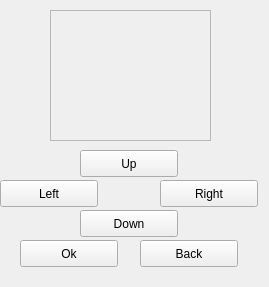
<?xml version="1.0" encoding="UTF-8"?>
<ui version="4.0">
 <class>PlacementLocationSelectionView</class>
 <widget class="QWidget" name="PlacementLocationSelectionView">
  <property name="geometry">
   <rect>
    <x>0</x>
    <y>0</y>
    <width>269</width>
    <height>287</height>
   </rect>
  </property>
  <property name="windowTitle">
   <string>Form</string>
  </property>
  <widget class="QFrame" name="frame">
   <property name="geometry">
    <rect>
     <x>50</x>
     <y>10</y>
     <width>161</width>
     <height>131</height>
    </rect>
   </property>
   <property name="frameShape">
    <enum>QFrame::StyledPanel</enum>
   </property>
   <property name="frameShadow">
    <enum>QFrame::Raised</enum>
   </property>
  </widget>
  <widget class="QPushButton" name="buttonUp">
   <property name="geometry">
    <rect>
     <x>80</x>
     <y>150</y>
     <width>98</width>
     <height>27</height>
    </rect>
   </property>
   <property name="text">
    <string>Up</string>
   </property>
  </widget>
  <widget class="QPushButton" name="buttonOk">
   <property name="geometry">
    <rect>
     <x>20</x>
     <y>240</y>
     <width>98</width>
     <height>27</height>
    </rect>
   </property>
   <property name="text">
    <string>Ok</string>
   </property>
  </widget>
  <widget class="QPushButton" name="buttonBack">
   <property name="geometry">
    <rect>
     <x>140</x>
     <y>240</y>
     <width>98</width>
     <height>27</height>
    </rect>
   </property>
   <property name="text">
    <string>Back</string>
   </property>
  </widget>
  <widget class="QPushButton" name="buttonLeft">
   <property name="geometry">
    <rect>
     <x>0</x>
     <y>180</y>
     <width>98</width>
     <height>27</height>
    </rect>
   </property>
   <property name="text">
    <string>Left</string>
   </property>
  </widget>
  <widget class="QPushButton" name="buttonRight">
   <property name="geometry">
    <rect>
     <x>160</x>
     <y>180</y>
     <width>98</width>
     <height>27</height>
    </rect>
   </property>
   <property name="text">
    <string>Right</string>
   </property>
  </widget>
  <widget class="QPushButton" name="buttonDown">
   <property name="geometry">
    <rect>
     <x>80</x>
     <y>210</y>
     <width>98</width>
     <height>27</height>
    </rect>
   </property>
   <property name="text">
    <string>Down</string>
   </property>
  </widget>
 </widget>
 <resources/>
 <connections/>
</ui>
